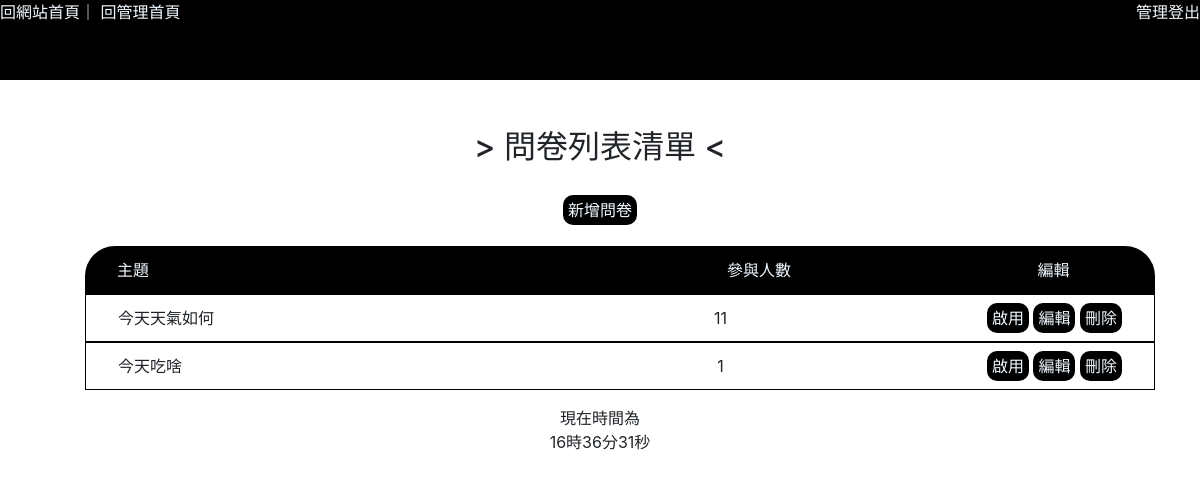
The page /admin_center.php on the database as committed earlier.
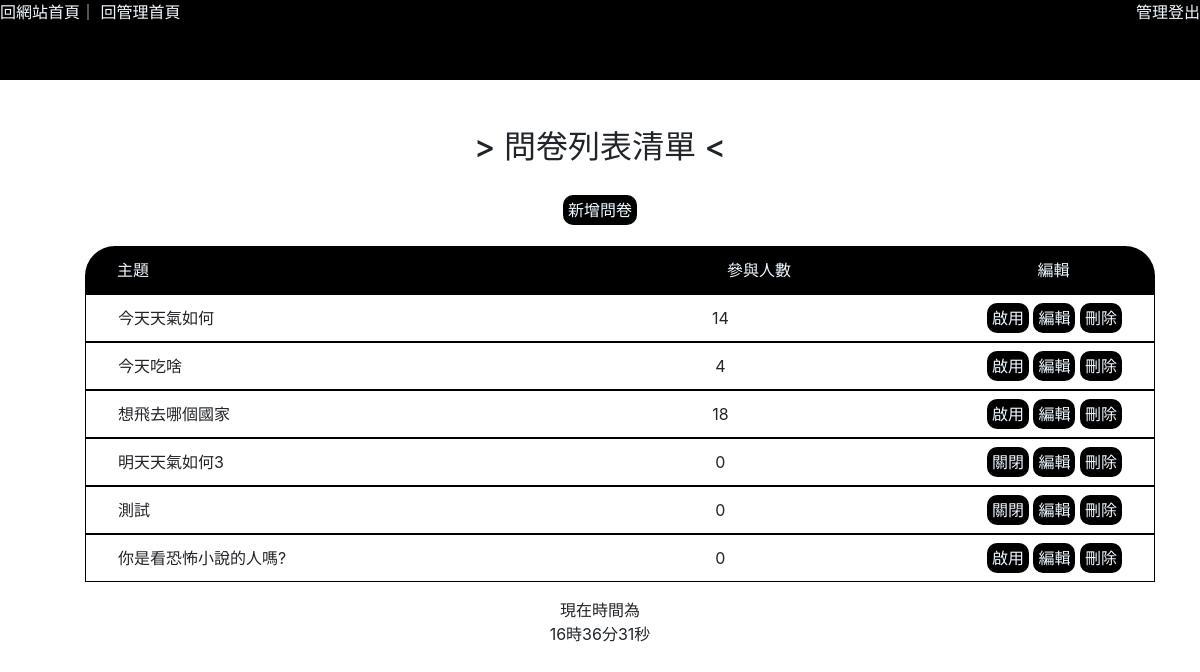
The same page on the database as committed later.
### tables this page shows
CREATE TABLE `survey_subject` (
  `id` int(10) UNSIGNED NOT NULL,
  `subject` text NOT NULL,
  `type` tinyint(1) UNSIGNED NOT NULL,
  `active` tinyint(1) NOT NULL,
  `vote` int(10) UNSIGNED NOT NULL,
  `img_name` text NOT NULL,
  `end_time` datetime(6) NOT NULL DEFAULT current_timestamp(6),
  `created_at` timestamp NOT NULL DEFAULT current_timestamp(),
  `updated_at` timestamp NOT NULL DEFAULT current_timestamp() ON UPDATE current_timestamp()
);

### db/base.php (called while the page is built, shortened)
<?php
$dsn="mysql:host=localhost;charset=utf8;dbname=school";
$pdo=new PDO($dsn,'root','');
function all($table,...$args){
    global $pdo;
    $sql="select * from $table ";
    return $pdo->query($sql)->fetchAll(PDO::FETCH_ASSOC);
}
?>

### back/survey_vote.php (the view, shortened to what this page needs)
<?php include_once "./db/base.php"; ?>
<!DOCTYPE html>
<html lang="en">
<head>
    <?php include "./layouts/link_css.php"; ?>
    <link rel="stylesheet" href="./css/css.css">
</head>
<body>
    <br><br>
    <h2> > 問卷列表清單 < </h2>
            <br>
            <div class="chkBtn">
                <a href="admin_center.php?do=survey_add">新增問卷</a>
                <br>
            </div>
            <ul>
                <li class="survey_list_1">
                    <div class="survey_list_name">主題</div>
                    <div class="survey_list_vote_3">參與人數</div>
                    <div class="survey_list_chkBtn_3">編輯</div>
                </li>
                <?php
                $surveys = all("survey_subject");
                foreach ($surveys as $survey) {
                ?>
                    <li class="survey_list">
                        <div class="survey_list_name">
                            <?= $survey['subject']; ?>
                        </div>
                        <div class="survey_list_vote_3"><?= $survey['vote']; ?></div>
                        <div class="survey_list_chkBtn chkBtn">
                            <?php
                            $activeText = ($survey['active'] == 1) ? "啟用" : "關閉";
                            ?>
                            <a href="./api/survey_active.php?id=<?= $survey['id']; ?>"><?= $activeText; ?></a>
                            <a href="admin_center.php?do=survey_edit&id=<?= $survey['id']; ?>">編輯</a>
                            <a href="./api/survey_del_chk.php?id=<?= $survey['id']; ?>">刪除</a>
                        </div>
                    </li>
                <?php
                }
                ?>
            </ul>

### admin_center.php (shortened to what this page needs)
<?php
include "./db/base.php";
?>
<!DOCTYPE html>
<html lang="en">
<head>
    <?php include "./layouts/link_css.php"; ?>
    <link rel="stylesheet" href="./css/css.css">
</head>
<body>
    <header class="index_header">
        <nav class="nav_bar">
            <div>
                <a class='to_index' href="index.php">回網站首頁｜</a>
                <a class='to_admin' href="admin_center.php">回管理首頁</a>
            </div>
            <div class="menber">
                <a class='to_log' href="logout.php">管理登出</a>
            </div>
        </nav>
    </header>
    <main class="container">
        <?php
        $do = $_GET['do'] ?? 'main';
        $file = './back/' . $do . ".php";
        if (file_exists($file)) {
            include $file;
        } else {
            include "./back/survey_vote.php";
        }
        ?>
    </main>
    <?php include "./time_box.php"; ?>
</body>
</html>

### layouts/link_css.php (shortened to what this page needs)
<link rel="stylesheet" href="https://stackpath.bootstrapcdn.com/bootstrap/4.2.1/css/bootstrap.min.css">

### time_box.php (shortened to what this page needs)
<body onload="ShowTime()" class="time_box">
    <div>現在時間為</div>
    <div id="showbox"></div>
</body>

### css/css.css (style rules this page uses)
body { margin: 0 auto; text-align: center; }
header { background-color: black; color: aliceblue; width: 100%; margin: 0 auto; height: 10vh; text-align: center; align-items: center; }
.nav_bar>div>a { color: aliceblue; }
.nav_bar { display: flex; justify-content: space-between; }
.to_index { width: 20%; }
.menber { width: 20%; text-align: end; }
button, input, .chkBtn>a { background-color: black; color: aliceblue; border-radius: 10px; padding: 5px; }
.survey_list { list-style: none; display: flex; height: 6vh; align-items: center; border: 1px solid black; }
.survey_list_1 { list-style: none; display: flex; height: 6vh; align-items: center; background-color: black; color: aliceblue; margin-top: 3vh; border-radius: 30px 30px 0 0; }
.survey_list_name { width: 50%; text-align: left; margin-left: 3%; }
.survey_list_vote_3 { width: 20%; text-align: center; }
.survey_list_chkBtn_3 { text-align: right; width: 19%; }
.survey_list_chkBtn { width: 30%; text-align: right; margin-right: 3%; }

Rows that differ between the two databases and show on the page:
changed survey_subject "今天天氣如何": vote "11" → "14"
changed survey_subject "今天吃啥": vote "1" → "4"
added survey_subject: subject "想飛去哪個國家", vote "18", active "啟用"
added survey_subject: subject "明天天氣如何3", vote "0", active "關閉"
added survey_subject: subject "測試", vote "0", active "關閉"
added survey_subject: subject "你是看恐怖小說的人嗎?", vote "0", active "啟用"
